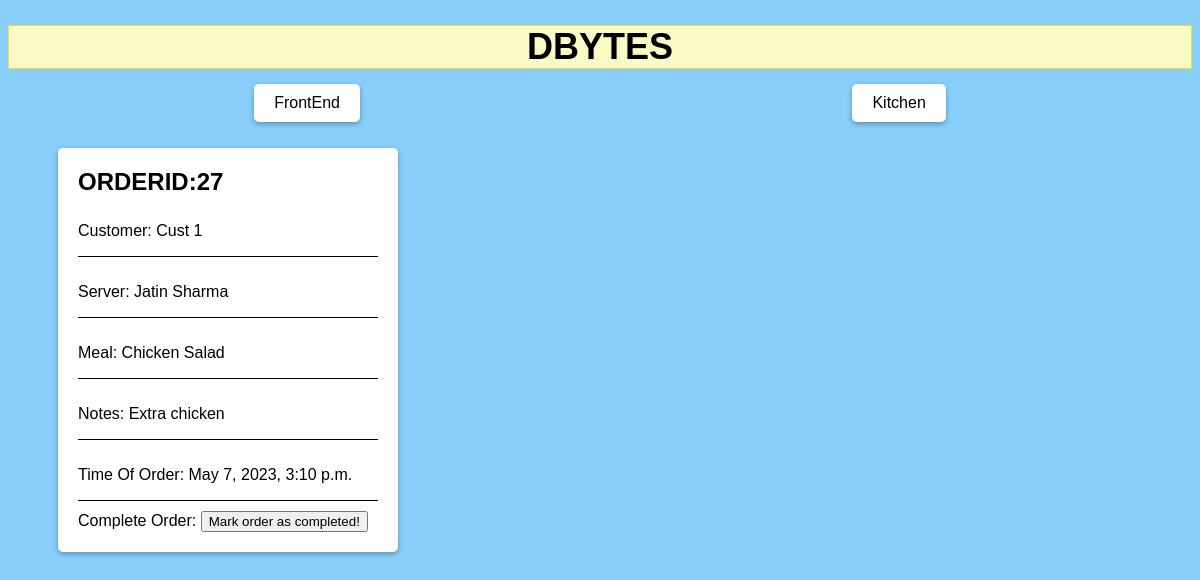
The page /kitchen/ on the database its author committed.
### main/models.py (models this page shows)
class Order(models.Model):
    mealName = models.ForeignKey('Meal', on_delete=models.CASCADE, db_column='mealName')
    employeeName = models.ForeignKey('Employee', on_delete=models.CASCADE, db_column='employeeName')
    customerName = models.CharField(max_length=100)
    notes = models.TextField()
    ordertime = models.DateTimeField()
    doneYN = models.CharField(max_length=1, default='N')

class Employee(models.Model):
    employeeName = models.CharField(max_length=100, unique=True)
    def __str__(self):
        return self.employeeName

class Meal(models.Model):
    mealName = models.CharField(max_length=50, unique=True)
    price = models.DecimalField(max_digits=6, decimal_places=2)
    glutenFreeYN = models.CharField(max_length=1)
    veganYN = models.CharField(max_length=1)
    def __str__(self):
        return self.mealName

### main/views.py (the view)
# urls.py: path('kitchen/', views.kitchen, name='kitchen')
def kitchen(response):
    orders = Order.objects.filter(doneYN='N').order_by('ordertime')
    if response.method == 'POST':
        print(response.POST)
        p = response.POST
        oid = p['OrderID']
        Order.objects.filter(id=oid).update(doneYN='Y')
    return render(response, 'main/kitchen.html', {'orders': orders})

### main/templates/main/kitchen.html (shortened to what this page needs)
<!DOCTYPE html>
<html>
  <head>
    {% load static %}
    <link rel="stylesheet" href=" {% static '/css/style.css' %}">
  </head>
  <body>
    <header>
        <h1 id="head">DBytes</h1>
    </header>
    <div class="navbar">
      <div class="nav-content"><a href="/">FrontEnd</a></div>
      <div class="nav-content"><a href="/kitchen">Kitchen</a></div>
    </div>
    <body>
      <div id="Kitchen-Orders">
        <ul style="list-style: none;">
        {% for order in orders %}
          <li>
          <form method="post" action="#">
            <section style='all: unset'>
            <div style="display:flex">
                <h2 for="OrderID">OrderID: </h2>
                <input name="OrderID" value="{{order.id}}" id="OrderID" style='all: unset; font-weight: bold; font-size: x-large; padding-bottom: 10px;' readonly>
                <br>
                <br>
              </div>
              <div class="form-group">
                <p>Customer: {{order.customerName}}</p>
              </div>
              <div class="form-group">
                <p>Server: {{order.employeeName}}</p>
              </div>
              <div class="form-group">
                <p>Meal: {{order.mealName}}</p>
              </div>
              <div class="form-group">
                <p>Notes: {{order.notes}}</p>
              </div>
              <div class="form-group">
                <p>Time Of Order: {{order.ordertime}}</p>
              </div>
              <div>
                <label for="Complete Order" style='all: unset'>Complete Order: </label>
                <button id="submit" name="submit">Mark order as completed!</button>
              </div>
            </form>
          </li>
        {% endfor %}
        </ul>
      </div>
    </body>
</html>

### main/static/css/style.css (style rules this page uses)
body { font-family: Arial, Helvetica, sans-serif; background-color: lightskyblue; }
#head { text-align: center; margin-top: 25px; margin-bottom: 15px; background-color:rgb(250, 250, 197); border: 1px solid #ffd532; }
h1 { margin: 0; font-size: 36px; font-weight: bold; text-transform: uppercase; }
section { background-color: #fff; border-radius: 5px; box-shadow: 0 2px 5px rgba(0, 0, 0, 0.3); flex: 1; margin: 10px; padding: 20px; max-width: 300px; }
section h2 { margin: 0; font-size: 24px; font-weight: bold; text-transform: uppercase; }
form { background-color: #fff; border-radius: 5px; box-shadow: 0 2px 5px rgba(0, 0, 0, 0.3); margin: 10px; padding: 20px; max-width: 300px; }
form label { display: block; font-size: 18px; font-weight: bold; margin-bottom: 10px; }
ul { display: flex; flex-direction: row; }
.form-group { display:flex; border-bottom: 1px solid black; margin-bottom:10px; }
.navbar { display: flex; flex-direction: row; text-decoration: none; }
a { text-decoration: none; color:black; }
.nav-content { color: #fff; background-color: #fff; padding: 10px 20px; font-size: 16px; border: none; border-radius: 5px; cursor: pointer; margin: auto; box-shadow: 0 2px 5px rgba(0, 0, 0, 0.3); }

### rows shown on the page
Order: OrderID "27", customerName "Cust 1", employeeName "Jatin Sharma", mealName "Chicken Salad", notes "Extra chicken", ordertime "May 7, 2023, 3:10 p.m."
